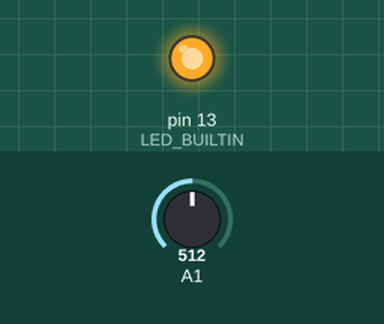
A sketch run on a simulated Arduino Leonardo, built with avr-gcc and run on an emulated ATmega32U4. Shown: output pins drawn as LEDs (lit = HIGH). Inputs (shaded band) come from the test bench; at power-on: A1 = 512. USB keyboard and mouse output is not drawn; what the sketch prints to the serial monitor is not drawn.

Above: at 1.2 s.
1.3 s: A1 set to 163
4.3 s: A1 set to 137
At 5.3 s:
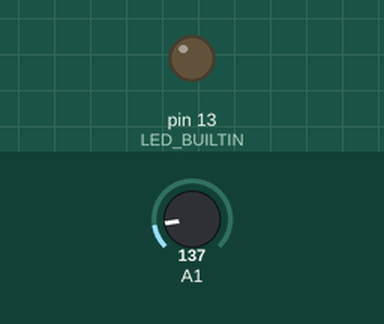
5.9 s: A1 set to 160
At 6.1 s:
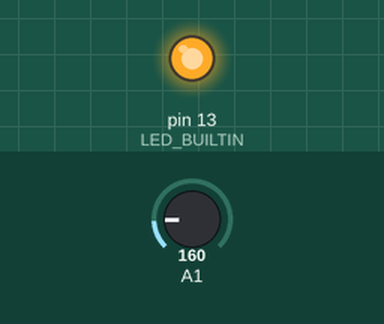
8.9 s: A1 set to 140
At 9.7 s:
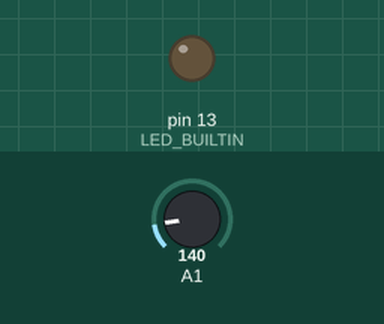
Timing chart, 0 to 11.4 s (numbered marks = the images above; inputs shaded):
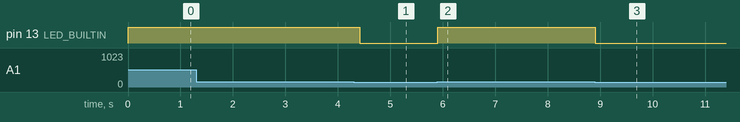

Measured:
- the behaviour switches between 151 and 150 on A1 (found by bisection; images 0 and 1)
- after the input at 4.3 s, pin 13 (LED_BUILTIN): HIGH → LOW after 0.12 s
- after the input at 5.9 s, pin 13 (LED_BUILTIN): LOW → HIGH at once
- after the input at 8.9 s, pin 13 (LED_BUILTIN): HIGH → LOW at once

The sketch:

demo_dino_jump.ino
```cpp
 #include <Keyboard.h>


int forceThreshold =150;

void setup() {
  // put your setup code here, to run once:
  Keyboard.begin();
  pinMode(A1, INPUT);

  pinMode(LED_BUILTIN, OUTPUT);
  Serial.begin(9600);
}

void loop() {
  // put your main code here, to run repeatedly:

  int forceValue = analogRead(A1);


  Serial.print(" force: ");
  Serial.println(forceValue);


  if(forceValue > forceThreshold){
    digitalWrite(LED_BUILTIN, HIGH);
    Keyboard.press(' ');
    delay(200);
    digitalWrite(LED_BUILTIN, LOW);
  }

  Keyboard.releaseAll();
}
```
